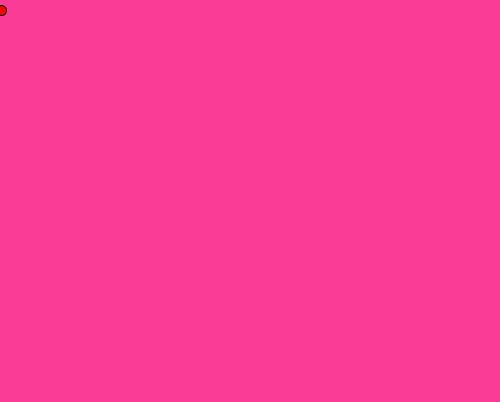
Frame 1 (no input)
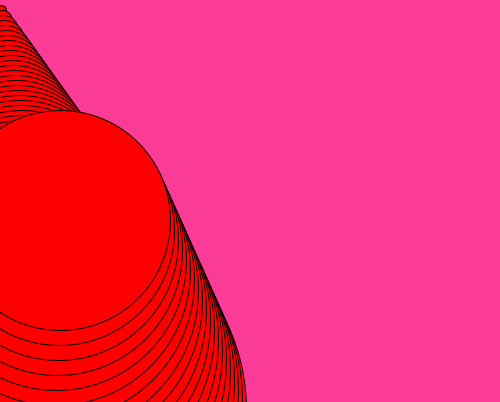
Frame 60 (the mouse pressed at the canvas centre just before this capture)
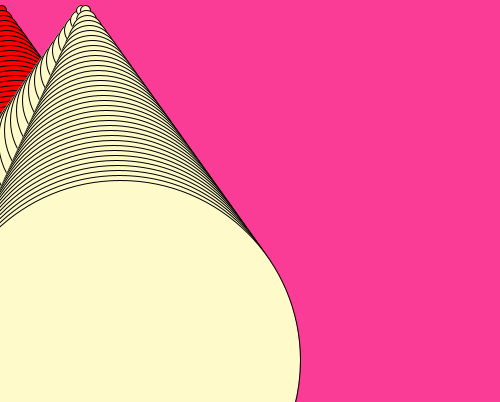
Frame 120 (the mouse held since frame 60 and released just before this capture)

The Processing sketch that drew these frames (run headless with seeded random() and noise(); from frame 60 on, the mouse is pressed at the canvas centre):

// Processing sketch: processing_113348
// ── processing_113348.pde

int circleX = 0;
int circleY = 0;
int speedX = 1;
int speedY = 10;


void setup() {
  size (500, 402);
  stroke(.1);
  background(250, 60, 150);
}
void draw () {
  
  fill(255, mouseX,  mouseY);
  circleX = circleX + speedX;
  circleY = circleY + speedY;
  ellipse(circleX, circleY, circleY, circleY);
  if (circleY > height) {
    speedY = -1 * speedY;
  }
  if (circleY < 0) {
    speedY = -1* speedY;}
    if (circleX > width) {
      circleX = 0;}



}
